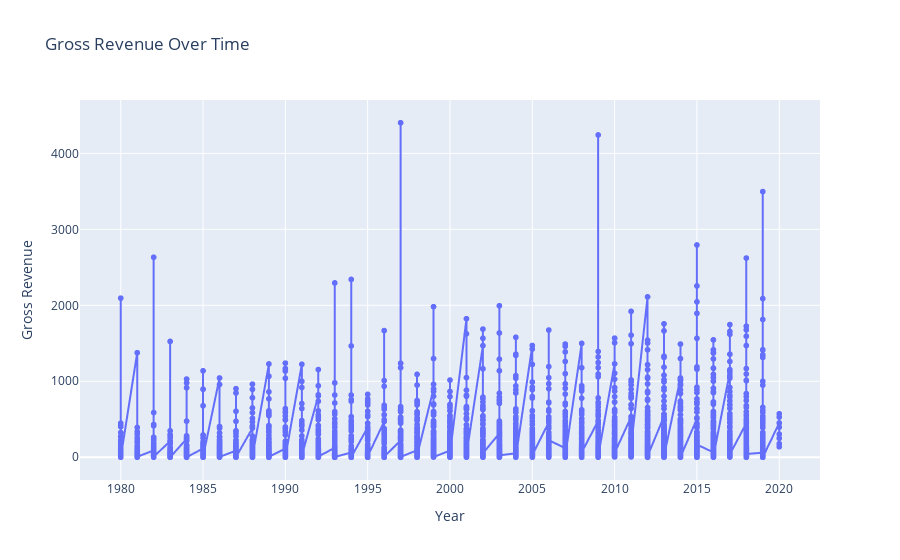

The code cell stored with this chart in its notebook:
### Markdown cell above
### Gross Revenue over Time

### Code cell
fig = px.line(df.sort_values('year'), x='year', y='gross',
              title='Gross Revenue Over Time',
              markers=True)
fig.update_layout(xaxis_title='Year', yaxis_title='Gross Revenue')
fig.show()

### Figure 1 — Plotly figure (JSON) as saved in the notebook; plotly's stock layout.template omitted (floating-point values rounded to 4 significant figures; data arrays with more than 128 entries replaced by an {"elided": "..."} marker saying what was removed)
{"data": [{"hovertemplate": "year=%{x}<br>gross=%{y}<extra></extra>", "legendgroup": "", "line": {"color": "#636efa", "dash": "solid"}, "marker": {"symbol": "circle"}, "mode": "lines+markers", "name": "", "showlegend": false, "type": "scattergl", "x": {"elided": "5075 int values"}, "xaxis": "x", "y": {"elided": "5075 float values"}, "yaxis": "y"}], "layout": {"legend": {"tracegroupgap": 0}, "title": {"text": "Gross Revenue Over Time"}, "xaxis": {"anchor": "y", "domain": [0, 1], "title": {"text": "Year"}}, "yaxis": {"anchor": "x", "domain": [0, 1], "title": {"text": "Gross Revenue"}}}}
